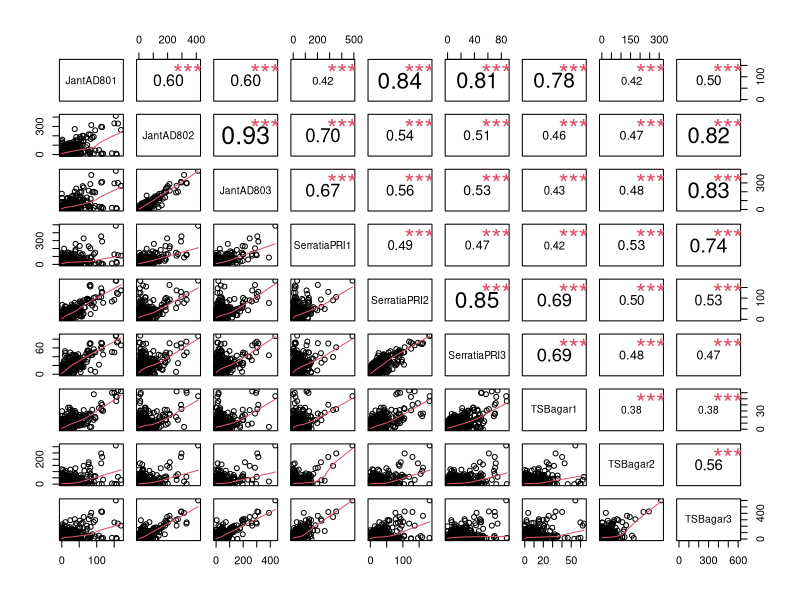
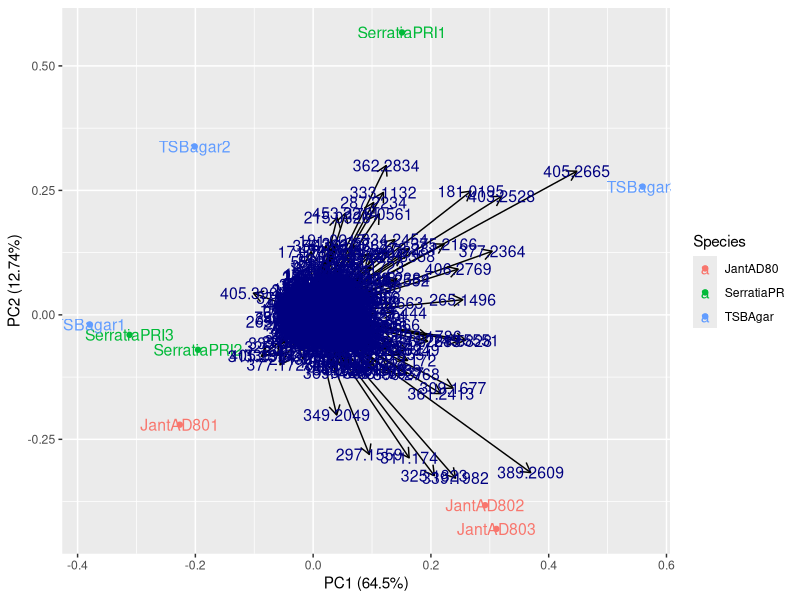

Reproduce these figures in R, in order.
## ---- chunk 1
data <- read.csv("FeatureMatrix2.csv", header = TRUE)
data2 <- cbind(data$V1, data$V2, data$V3, data$V4, data$V5, data$V6, data$V7, data$V8, data$V9)
colnames(data2) <- c("JantAD801", "JantAD802", "JantAD803", "SerratiaPRI1", "SerratiaPRI2", "SerratiaPRI3", "TSBagar1", "TSBagar2", "TSBagar3")
temp1 <- c(data$X)
temp1 <- as.character(round(temp1, digits = 4))
rownames(data2) <- temp1
head(data2)
## ---- chunk 2
panel.cor <- function(x, y, digits=2, prefix="", cex.cor) 
{
  usr <- par("usr"); on.exit(par(usr)) 
  par(usr = c(0, 1, 0, 1)) 
  r <- abs(cor(x, y)) 
  txt <- format(c(r, 0.123456789), digits=digits)[1] 
  txt <- paste(prefix, txt, sep="") 
  if(missing(cex.cor)) cex <- 0.8/strwidth(txt) 
  
  test <- cor.test(x,y) 
  # borrowed from printCoefmat
  Signif <- symnum(test$p.value, corr = FALSE, na = FALSE, 
                   cutpoints = c(0, 0.001, 0.01, 0.05, 0.1, 1),
                   symbols = c("***", "**", "*", ".", " ")) 
  
  text(0.5, 0.5, txt, cex = cex * r) 
  text(.8, .8, Signif, cex=cex, col=2) 
}
pairs(data2, lower.panel=panel.smooth, upper.panel=panel.cor)
## ---- chunk 3
data2Transformed <- t(data2)
Species <- c("JantAD80", "JantAD80", "JantAD80", "SerratiaPR", "SerratiaPR", "SerratiaPR", "TSBAgar", "TSBAgar", "TSBAgar")
data2Transformed <- as.data.frame(data2Transformed)
Species <- as.factor(Species)
data2Transformed <- cbind(data2Transformed, Species)
df <- data2Transformed[c(1:length(data2Transformed)-1)]
library(ggfortify)
autoplot(prcomp(df), data = data2Transformed, colour = 'Species', label  =TRUE, label.size = 4, loadings = TRUE, loadings.colour = 'black', loadings.label = TRUE, loadings.label.size = 4, loadings.label.colour = 'Navyblue')
summary(prcomp(df))
